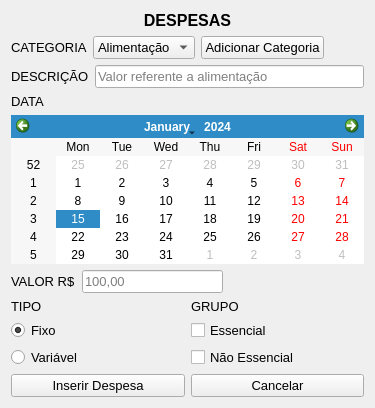
      <widget class="QWidget" name="pg_novo_despesa">
       <layout class="QGridLayout" name="gridLayout_7">
        <item row="0" column="0">
         <widget class="QLabel" name="label_50">
          <property name="font">
           <font>
            <family>Arial</family>
            <pointsize>10</pointsize>
            <weight>75</weight>
            <bold>true</bold>
           </font>
          </property>
          <property name="text">
           <string>&lt;html&gt;&lt;head/&gt;&lt;body&gt;&lt;p align=&quot;center&quot;&gt;&lt;span style=&quot; font-size:12pt;&quot;&gt;DESPESAS&lt;/span&gt;&lt;/p&gt;&lt;/body&gt;&lt;/html&gt;</string>
          </property>
         </widget>
        </item>
        <item row="1" column="0">
         <layout class="QHBoxLayout" name="horizontalLayout_8">
          <item>
           <layout class="QVBoxLayout" name="verticalLayout_21">
            <item>
             <layout class="QHBoxLayout" name="horizontalLayout_7">
              <item>
               <widget class="QLabel" name="label_48">
                <property name="font">
                 <font>
                  <family>Arial</family>
                  <pointsize>10</pointsize>
                 </font>
                </property>
                <property name="text">
                 <string>CATEGORIA</string>
                </property>
               </widget>
              </item>
              <item>
               <widget class="QComboBox" name="cb_cat_despesa">
                <property name="font">
                 <font>
                  <family>Arial</family>
                  <pointsize>10</pointsize>
                 </font>
                </property>
                <item>
                 <property name="text">
                  <string>Alimentação</string>
                 </property>
                </item>
                <item>
                 <property name="text">
                  <string>Energia</string>
                 </property>
                </item>
                <item>
                 <property name="text">
                  <string>Aluguel</string>
                 </property>
                </item>
                <item>
                 <property name="text">
                  <string>Transporte</string>
                 </property>
                </item>
               </widget>
              </item>
              <item>
               <widget class="QPushButton" name="btn_add_cat_despesa">
                <property name="font">
                 <font>
                  <family>Arial</family>
                  <pointsize>10</pointsize>
                 </font>
                </property>
                <property name="cursor">
                 <cursorShape>PointingHandCursor</cursorShape>
                </property>
                <property name="text">
                 <string>Adicionar Categoria</string>
                </property>
               </widget>
              </item>
              <item>
               <spacer name="horizontalSpacer">
                <property name="orientation">
                 <enum>Qt::Horizontal</enum>
                </property>
                <property name="sizeHint" stdset="0">
                 <size>
                  <width>40</width>
                  <height>20</height>
                 </size>
                </property>
               </spacer>
              </item>
             </layout>
            </item>
            <item>
             <layout class="QHBoxLayout" name="horizontalLayout_14">
              <item>
               <widget class="QLabel" name="label_46">
                <property name="font">
                 <font>
                  <family>Arial</family>
                  <pointsize>10</pointsize>
                 </font>
                </property>
                <property name="text">
                 <string>DESCRIÇÃO</string>
                </property>
               </widget>
              </item>
              <item>
               <widget class="QLineEdit" name="txt_desc_despesa">
                <property name="font">
                 <font>
                  <family>Arial</family>
                  <pointsize>10</pointsize>
                 </font>
                </property>
                <property name="placeholderText">
                 <string>Valor referente a alimentação</string>
                </property>
               </widget>
              </item>
             </layout>
            </item>
            <item>
             <layout class="QVBoxLayout" name="verticalLayout_43">
              <item>
               <widget class="QLabel" name="label_45">
                <property name="font">
                 <font>
                  <family>Arial</family>
                  <pointsize>10</pointsize>
                 </font>
                </property>
                <property name="text">
                 <string>DATA</string>
                </property>
               </widget>
              </item>
              <item>
               <widget class="QCalendarWidget" name="calendar_despesa"/>
              </item>
             </layout>
            </item>
            <item>
             <layout class="QHBoxLayout" name="horizontalLayout_13">
              <item>
               <widget class="QLabel" name="label_43">
                <property name="font">
                 <font>
                  <family>Arial</family>
                  <pointsize>10</pointsize>
                 </font>
                </property>
                <property name="text">
                 <string>VALOR R$</string>
                </property>
               </widget>
              </item>
              <item>
               <widget class="QLineEdit" name="txt_valor_despesa">
                <property name="font">
                 <font>
                  <family>Arial</family>
                  <pointsize>10</pointsize>
                 </font>
                </property>
                <property name="placeholderText">
                 <string>100,00</string>
                </property>
               </widget>
              </item>
              <item>
               <spacer name="horizontalSpacer_24">
                <property name="orientation">
                 <enum>Qt::Horizontal</enum>
                </property>
                <property name="sizeHint" stdset="0">
                 <size>
                  <width>40</width>
                  <height>20</height>
                 </size>
                </property>
               </spacer>
              </item>
             </layout>
            </item>
            <item>
             <layout class="QHBoxLayout" name="horizontalLayout_17">
              <item>
               <layout class="QVBoxLayout" name="verticalLayout_44">
                <item>
                 <widget class="QLabel" name="label_47">
                  <property name="font">
                   <font>
                    <family>Arial</family>
                    <pointsize>10</pointsize>
                   </font>
                  </property>
                  <property name="text">
                   <string>TIPO</string>
                  </property>
                 </widget>
                </item>
                <item>
                 <widget class="QRadioButton" name="rb_tipo_despesa_1">
                  <property name="font">
                   <font>
                    <family>Arial</family>
                    <pointsize>10</pointsize>
                   </font>
                  </property>
                  <property name="cursor">
                   <cursorShape>PointingHandCursor</cursorShape>
                  </property>
                  <property name="text">
                   <string>Fixo</string>
                  </property>
                  <property name="checked">
                   <bool>true</bool>
                  </property>
                 </widget>
                </item>
                <item>
                 <widget class="QRadioButton" name="rb_tipo_despesa_2">
                  <property name="font">
                   <font>
                    <family>Arial</family>
                    <pointsize>10</pointsize>
                   </font>
                  </property>
                  <property name="cursor">
                   <cursorShape>PointingHandCursor</cursorShape>
                  </property>
                  <property name="text">
                   <string>Variável</string>
                  </property>
                  <property name="checked">
                   <bool>false</bool>
                  </property>
                 </widget>
                </item>
               </layout>
              </item>
              <item>
               <layout class="QVBoxLayout" name="verticalLayout_42">
                <item>
                 <widget class="QLabel" name="label_49">
                  <property name="font">
                   <font>
                    <family>Arial</family>
                    <pointsize>10</pointsize>
                   </font>
                  </property>
                  <property name="text">
                   <string>GRUPO</string>
                  </property>
                 </widget>
                </item>
                <item>
                 <widget class="QCheckBox" name="chb_grupo_1">
                  <property name="font">
                   <font>
                    <family>Arial</family>
                    <pointsize>10</pointsize>
                   </font>
                  </property>
                  <property name="cursor">
                   <cursorShape>PointingHandCursor</cursorShape>
                  </property>
                  <property name="text">
                   <string>Essencial</string>
                  </property>
                  <property name="checked">
                   <bool>false</bool>
                  </property>
                 </widget>
                </item>
                <item>
                 <widget class="QCheckBox" name="chb_grupo_2">
                  <property name="font">
                   <font>
                    <family>Arial</family>
                    <pointsize>10</pointsize>
                   </font>
                  </property>
                  <property name="cursor">
                   <cursorShape>PointingHandCursor</cursorShape>
                  </property>
                  <property name="text">
                   <string>Não Essencial</string>
                  </property>
                  <property name="checked">
                   <bool>false</bool>
                  </property>
                 </widget>
                </item>
               </layout>
              </item>
             </layout>
            </item>
            <item>
             <layout class="QHBoxLayout" name="horizontalLayout_15">
              <item>
               <widget class="QPushButton" name="btn_inserir_despesa">
                <property name="font">
                 <font>
                  <family>Arial</family>
                  <pointsize>10</pointsize>
                 </font>
                </property>
                <property name="cursor">
                 <cursorShape>PointingHandCursor</cursorShape>
                </property>
                <property name="text">
                 <string>Inserir Despesa</string>
                </property>
               </widget>
              </item>
              <item>
               <widget class="QPushButton" name="btn_cancelar_despesa">
                <property name="font">
                 <font>
                  <family>Arial</family>
                  <pointsize>10</pointsize>
                 </font>
                </property>
                <property name="cursor">
                 <cursorShape>PointingHandCursor</cursorShape>
                </property>
                <property name="text">
                 <string>Cancelar</string>
                </property>
               </widget>
              </item>
             </layout>
            </item>
           </layout>
          </item>
         </layout>
        </item>
       </layout>
      </widget>
